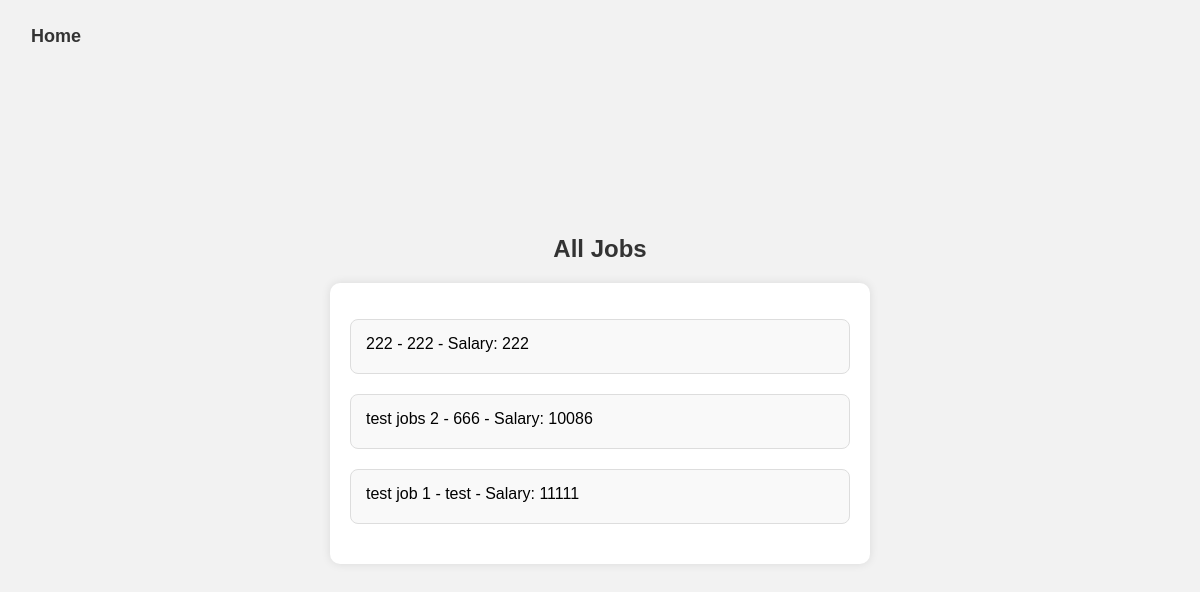
/jobs, run on an earlier commit of the app's database.
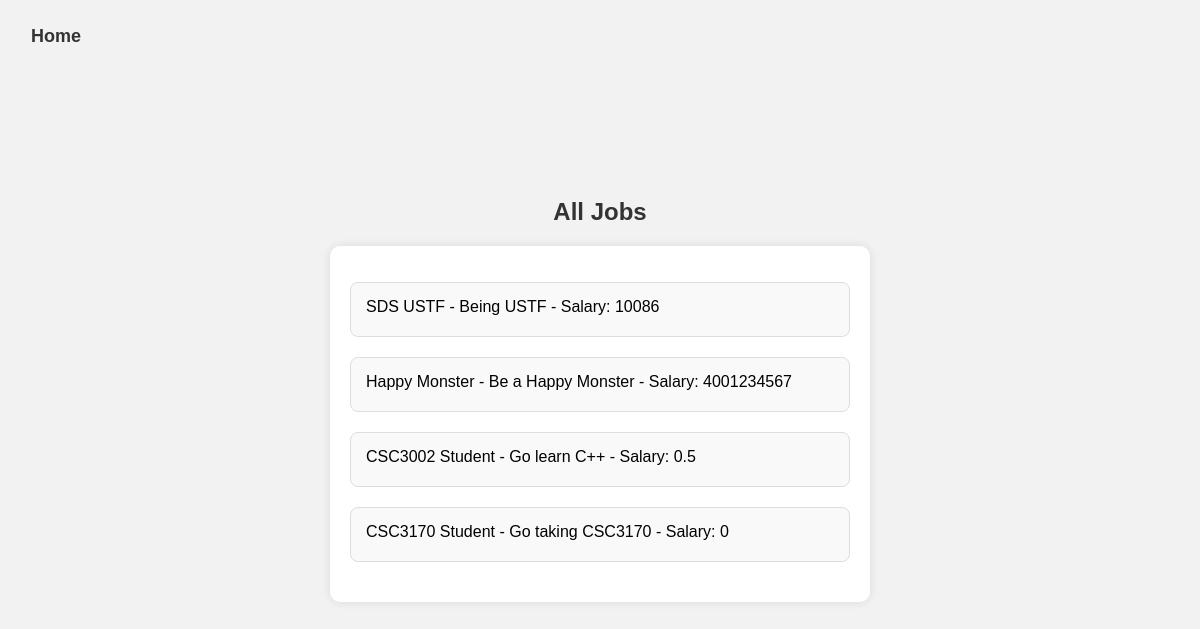
And on a later commit of the database.
### util/models.py (models this page shows)
class Job(db.Model):
    Job_ID = db.Column(db.Integer, primary_key=True)
    Job_Title = db.Column(db.String(255), nullable=False)
    Job_Description = db.Column(db.Text)
    Job_Salary = db.Column(db.Integer, nullable=True)
    Job_Company_ID = db.Column(db.Integer, db.ForeignKey('company.Company_ID'), nullable=False)
    Job_HR_Email = db.Column(db.String(50), db.ForeignKey('hr.HR_Email'), nullable=False)
    applicants_list = db.relationship('User', secondary='job_application')

### util/route.py (the view)
@main_routes.route('/jobs')
def jobs():
    jobs = Job.query.all()
    print(jobs)
    return render_template('jobs.html', jobs=jobs)

### templates/jobs.html (shortened to what this page needs)
<!DOCTYPE html>
<html lang="en">
<head>
    <link rel="stylesheet" type="text/css" href="{{ url_for('static', filename='dashboard.css') }}">
</head>
<body>
    <button id="home-link" onclick="window.location.href='/'">Home</button>
    <h2>All Jobs</h2>
    <div class="content-container">
        <ul>
            {% for job in jobs %}
                <li class="job-item">
                    <div class="job-details" style="text-align: left;">
                        {{ job.Job_Title }} - {{ job.Job_Description }} - Salary: {{ job.Job_Salary }}
                    </div>
                </li>
            {% endfor %}
        </ul>
    </div>
</body>
</html>

### static/dashboard.css (style rules this page uses)
body { font-family: 'Arial', sans-serif; margin: 0; padding: 0; box-sizing: border-box; background-color: #f2f2f2; display: flex; flex-direction: column; align-items: center; justify-content: center; min-height: 100vh; }
.content-container { background-color: #fff; padding: 20px; border-radius: 10px; box-shadow: 0 0 10px rgba(0, 0, 0, 0.1); text-align: center; margin-bottom: 20px; width: 500px; }
h2 { text-align: left; color: #333; margin-bottom: 20px; }
ul { list-style: none; padding: 0; }
li { margin-bottom: 20px; padding: 15px; padding-bottom: 20px; border: 1px solid #ddd; border-radius: 8px; background-color: #f9f9f9; }
#home-link { position: fixed; font-size: large; top: 25px; left: 25px; text-decoration: none; color: #333; font-weight: bold; background: none; border: none; cursor: pointer; }

What changed in the data, as far as the page shows it:
removed Job: Job_Title "222", Job_Description "222", Job_Salary "222"
removed Job: Job_Title "test jobs 2", Job_Description "666", Job_Salary "10086"
removed Job: Job_Title "test job 1", Job_Description "test", Job_Salary "11111"
added Job: Job_Title "SDS USTF", Job_Description "Being USTF", Job_Salary "10086"
added Job: Job_Title "Happy Monster", Job_Description "Be a Happy Monster", Job_Salary "4001234567"
added Job: Job_Title "CSC3002 Student", Job_Description "Go learn C++", Job_Salary "0.5"
added Job: Job_Title "CSC3170 Student", Job_Description "Go taking CSC3170", Job_Salary "0"
